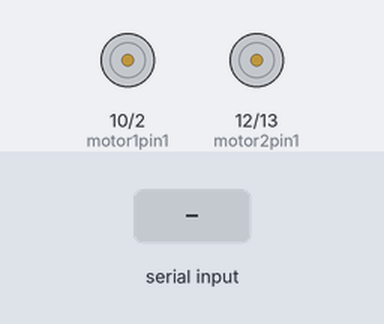
Bench run of a sketch on a simulated Arduino Uno, built with avr-gcc and run on an emulated ATmega328P. On the bench: motor-driver pin pairs drawn as motors (green arrow = first pin HIGH = forward, orange = second pin HIGH = backward, longer = more drive, scaled by the enable pin). The test bench sets the inputs (shaded band).

Above: at 1.2 s.
1.3 s: byte 70 (FORWARD) received over Serial
At 1.7 s:
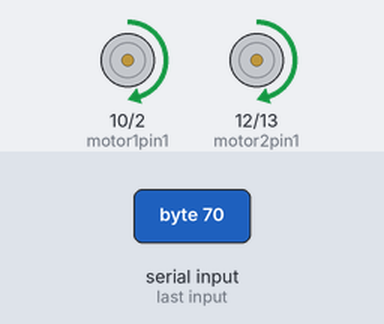
2.8 s: byte 66 (BACKWARD) received over Serial
At 4.0 s:
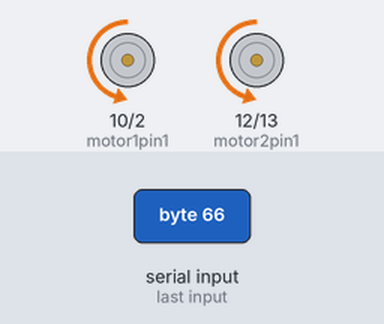
4.3 s: byte 76 (LEFT) received over Serial
At 5.2 s:
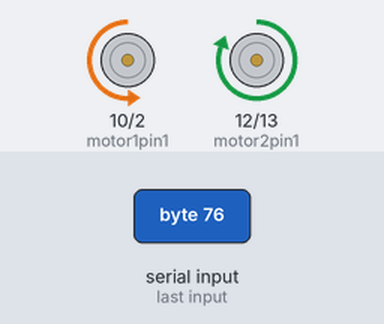
5.8 s: byte 82 (RIGHT) received over Serial
At 6.3 s:
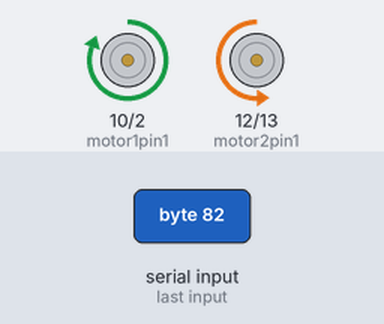
Timing chart, 0 to 8.3 s (numbered marks = the images above; inputs shaded):
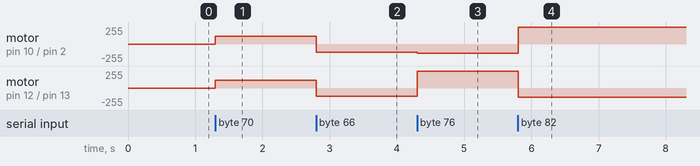

Measured:
- after the input at 1.3 s, motor on pin 10 (motor1pin1) / pin 2 (motor1pin2), motor on pin 12 (motor2pin1) / pin 13 (motor2pin2): stopped → forward 120/255 at once
- after the input at 2.8 s, motor on pin 10 (motor1pin1) / pin 2 (motor1pin2), motor on pin 12 (motor2pin1) / pin 13 (motor2pin2): forward 120/255 → backward 120/255 at once
- after the input at 4.3 s, motor on pin 10 (motor1pin1) / pin 2 (motor1pin2): backward 120/255 → backward 140/255 at once; motor on pin 12 (motor2pin1) / pin 13 (motor2pin2): backward 120/255 → forward 255/255 at once
- after the input at 5.8 s, motor on pin 10 (motor1pin1) / pin 2 (motor1pin2): backward 140/255 → forward 255/255 at once; motor on pin 12 (motor2pin1) / pin 13 (motor2pin2): forward 255/255 → backward 140/255 at once

The sketch:

bluetooth.ino
```cpp
#include <LiquidCrystal.h>
#include <SoftwareSerial.h>

#define FORWARD 'F'
#define BACKWARD 'B'
#define LEFT 'L'
#define RIGHT 'R'
#define STOP 'S'

//const int rs = 8, en = 9, d4 = 4, d5 = 5, d6 = 6, d7 = 7;
//LiquidCrystal lcd(rs, en, d4, d5, d6, d7);

int ENA = 3;
int ENB = 11;

int motor1pin1 = 10 ;
int motor1pin2 = 2;

int motor2pin1 = 12;
int motor2pin2 = 13;

SoftwareSerial BTSerial (0, 1);

void setup() {
  Serial.begin(9600);  // Set the baud rate for serial communication
  // Initialize any other necessary setup code here
  pinMode(motor1pin1, OUTPUT);
  pinMode(motor1pin2, OUTPUT);
  pinMode(motor2pin1, OUTPUT);
  pinMode(motor2pin2, OUTPUT);
  pinMode(ENA, OUTPUT);
  pinMode(ENB, OUTPUT);
}

void loop() {
  if (Serial.available()) {
    char command = Serial.read();
    executeCommand(command);
  }
  // Continue with other tasks in your main loop
}

void executeCommand(char command) {
  switch (command) {
    case FORWARD:
      // Perform action for moving forward
      digitalWrite(motor1pin1, HIGH);
      digitalWrite(motor1pin2, LOW);   // Motor 1 forward
      analogWrite(ENA, 120);          // Enable Motor 1
      analogWrite(ENB, 120);
      digitalWrite(motor2pin1, HIGH);
      digitalWrite(motor2pin2, LOW);  // Motor 2 forward
      break;

    case BACKWARD:
      // Perform action for moving backward
      digitalWrite(motor1pin1, LOW);
      digitalWrite(motor1pin2, HIGH);   // Motor 1 forward
      analogWrite(ENA, 120);          // Enable Motor 1
      analogWrite(ENB, 120);
      digitalWrite(motor2pin1, LOW);
      digitalWrite(motor2pin2, HIGH);  // Motor 2 forward

      break;
    case LEFT:
      // Perform action for turning left
      digitalWrite(motor1pin1, LOW);
      digitalWrite(motor1pin2, HIGH);  // Motor 1 backward
      analogWrite(ENA, 140);
      analogWrite(ENB, 255);
      digitalWrite(motor2pin1, HIGH);
      digitalWrite(motor2pin2, LOW);   // Motor 2 forward
      break;

    case RIGHT:
      // Perform action for turning right
      digitalWrite(motor1pin1, HIGH);
      digitalWrite(motor1pin2, LOW);   // Motor 1 forward
      analogWrite(ENA, 255);
      analogWrite(ENB, 140);
      digitalWrite(motor2pin1, LOW);
      digitalWrite(motor2pin2, HIGH);  // Motor 2 backward
      break;

    case STOP:
      digitalWrite(motor1pin1, LOW);
      digitalWrite(motor1pin2, LOW);   // Motor 1 forward
      analogWrite(ENA, 0);
      analogWrite(ENB, 0);
      digitalWrite(motor2pin1, LOW);
      digitalWrite(motor2pin2, LOW);

    default:
      // Invalid command received
  break;
}
}
```
